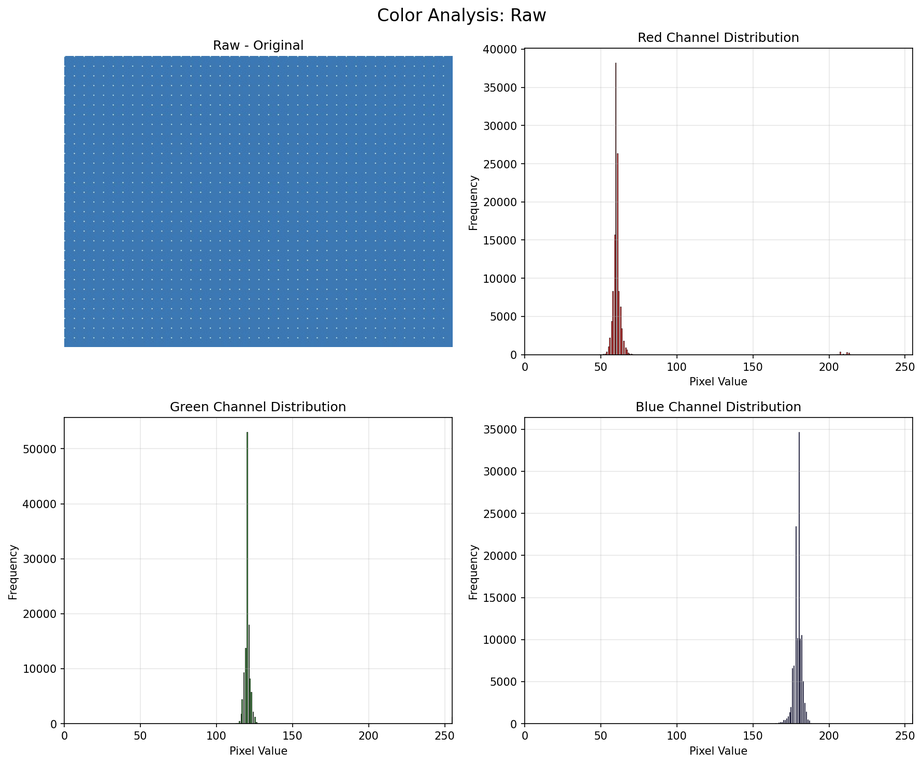
#> input picture results/analysis/color_analysis_raw.png, 923 x 764 px, shrunk from 1782 x 1475 before the run, given in place of 001.jpg, which was not available
$ jupyter execute analyze_images.ipynb
#> lines starting #> are read from the running program, lines starting #| are printed output that depends on the picture; long printed decimals are rounded; pictures that were not available may be replaced by others from this repository, and a replacement may not be noted
[cell 1]
# Create analyze_images.ipynb
import cv2
import numpy as np
from matplotlib import pyplot as plt

[cell 2]
def analyze_color_distribution(image, title):
    """Analyze color channels of an image"""

    # Convert to RGB
    rgb = cv2.cvtColor(image, cv2.COLOR_BGR2RGB)

    # Split channels
    r = rgb[:, :, 0]
    g = rgb[:, :, 1]
    b = rgb[:, :, 2]

    # Plot histograms
    fig, axes = plt.subplots(2, 2, figsize=(12, 10))

    # Original image
    axes[0, 0].imshow(rgb)
    axes[0, 0].set_title(f"{title} - Original")
    axes[0, 0].axis('off')

    # Red channel
    axes[0, 1].hist(r.ravel(), bins=256, color='red', alpha=0.7)
    axes[0, 1].set_title('Red Channel Distribution')
    axes[0, 1].set_xlim([0, 255])

    # Green channel
    axes[1, 0].hist(g.ravel(), bins=256, color='green', alpha=0.7)
    axes[1, 0].set_title('Green Channel Distribution')
    axes[1, 0].set_xlim([0, 255])

    # Blue channel
    axes[1, 1].hist(b.ravel(), bins=256, color='blue', alpha=0.7)
    axes[1, 1].set_title('Blue Channel Distribution')
    axes[1, 1].set_xlim([0, 255])

    plt.tight_layout()
    plt.savefig(f"results/color_analysis_{title}.png")
    plt.show()

    # Calculate statistics
    stats = {
        'mean_red': np.mean(r),
        'mean_green': np.mean(g),
        'mean_blue': np.mean(b),
        'std_red': np.std(r),
        'std_green': np.std(g),
        'std_blue': np.std(b)
    }

    return stats

# Analyze a raw and reference image
raw_img = cv2.imread("data/sample/raw/001.jpg")
#> raw_img is the input picture: shape (764, 923, 3); mean B, G, R 238, 228.6, 219.1
ref_img = cv2.imread("data/sample/reference/001.jpg")
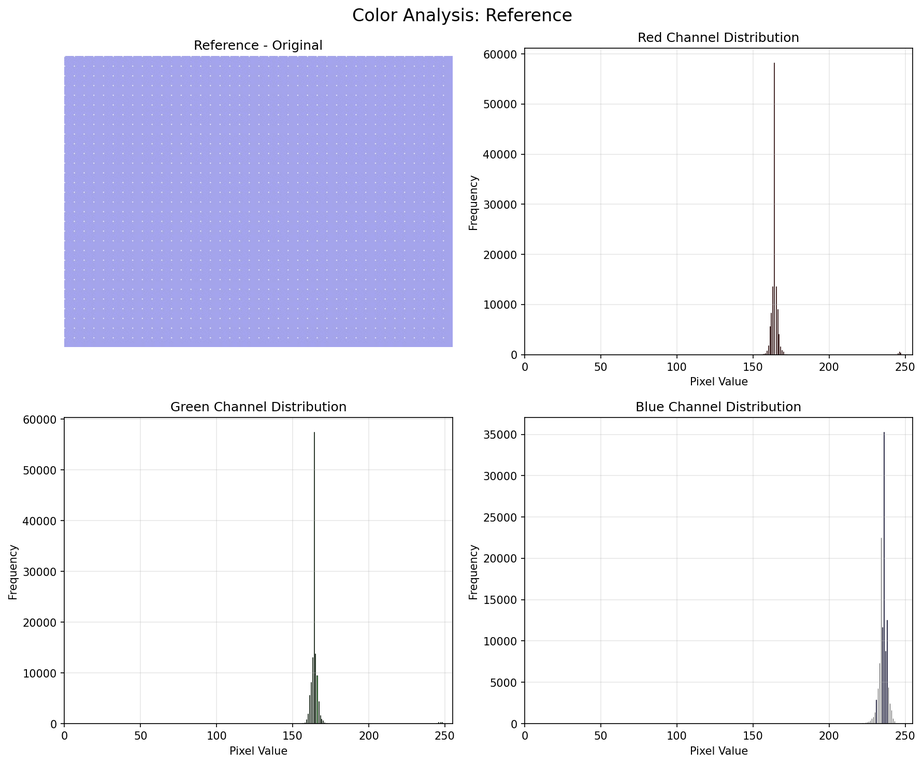
#> input picture results/analysis/color_analysis_reference.png, 923 x 764 px, shrunk from 1782 x 1475 before the run, given in place of 001.jpg, which was not available
#> ref_img is the input picture: shape (764, 923, 3); mean B, G, R 247.1, 235.8, 235.8

raw_stats = analyze_color_distribution(raw_img, "Raw")
#> in analyze_color_distribution, `g = rgb[:, :, 1]`:
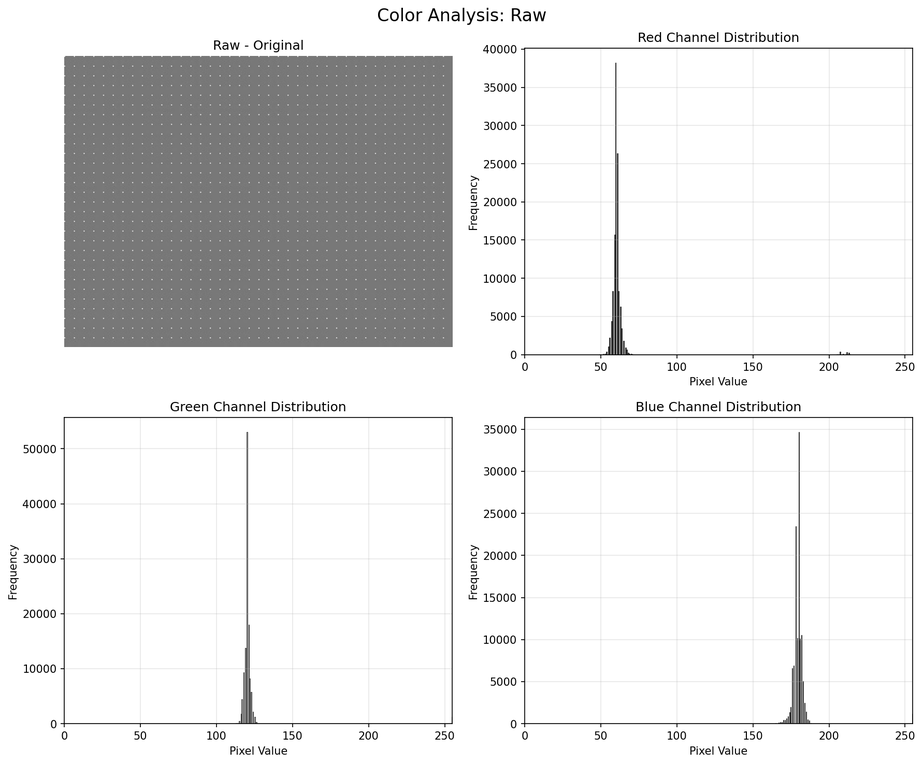
#> g: shape (764, 923); min 0, max 255, mean 228.6
#> in analyze_color_distribution, `plt.savefig(f"results/color_analysis_{title}.png")`:
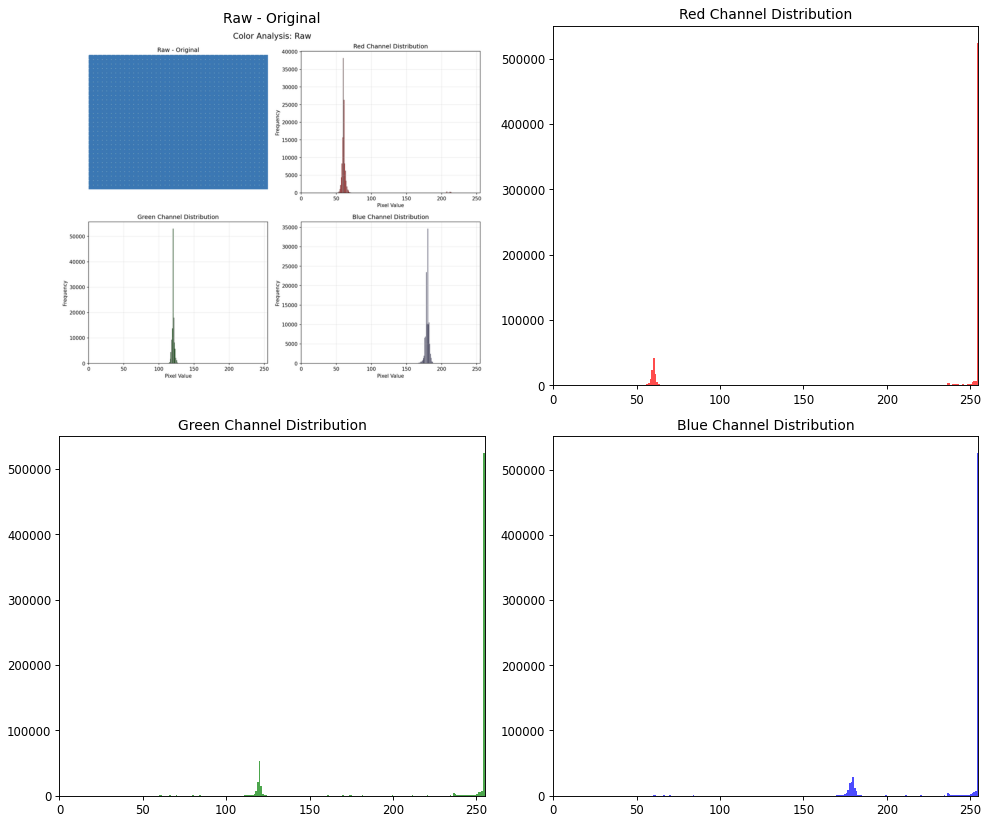
#> figure drawn by matplotlib, 4 panels; panel 2: tallest bar 524022 high, from x = 254 to 255; panel 3: tallest bar 524082 high, from x = 254 to 255; panel 4: tallest bar 524816 high, from x = 254 to 255
#> in analyze_color_distribution, `stats = { 'mean_red': np.mean(r), 'mean_green': np.mean(g), 'mean_blue..`: stats = {'mean_red': 219.1, 'mean_green': 228.6, 'mean_blue': 238, 'std_red': 73.8, 'std_green': 54.06, 'std_blue': 36.89}
#> raw_stats has the same summary as stats in analyze_color_distribution
ref_stats = analyze_color_distribution(ref_img, "Reference")
#> call 2 of analyze_color_distribution, with title = 'Reference'
#> in analyze_color_distribution (call 2), `r = rgb[:, :, 0]`:
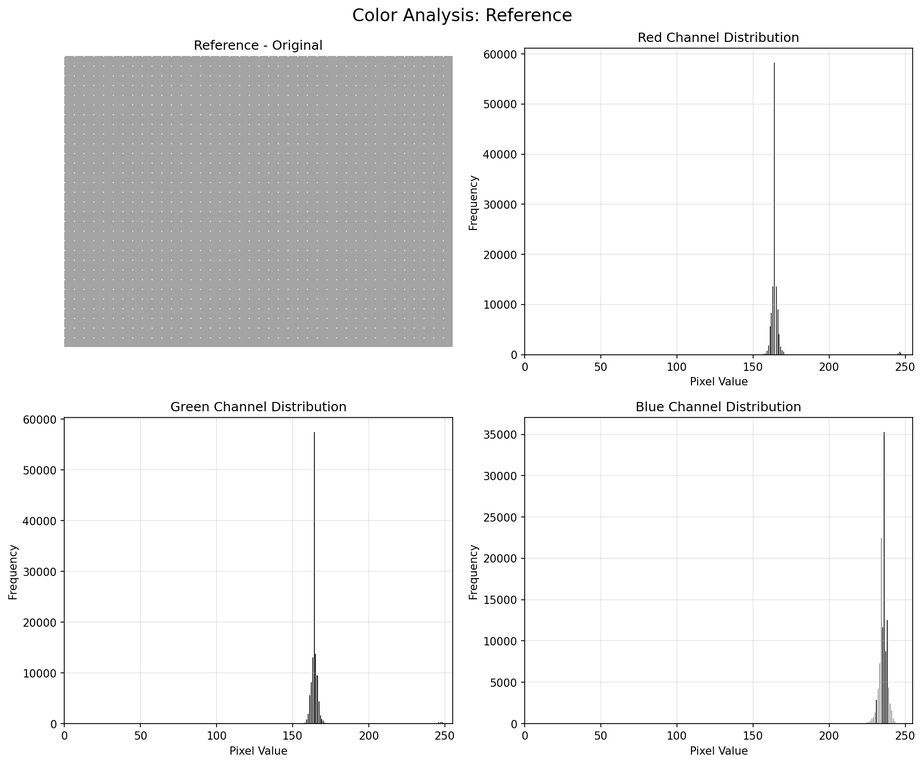
#> r: shape (764, 923); min 0, max 255, mean 235.8
#> in analyze_color_distribution (call 2), `b = rgb[:, :, 2]`:
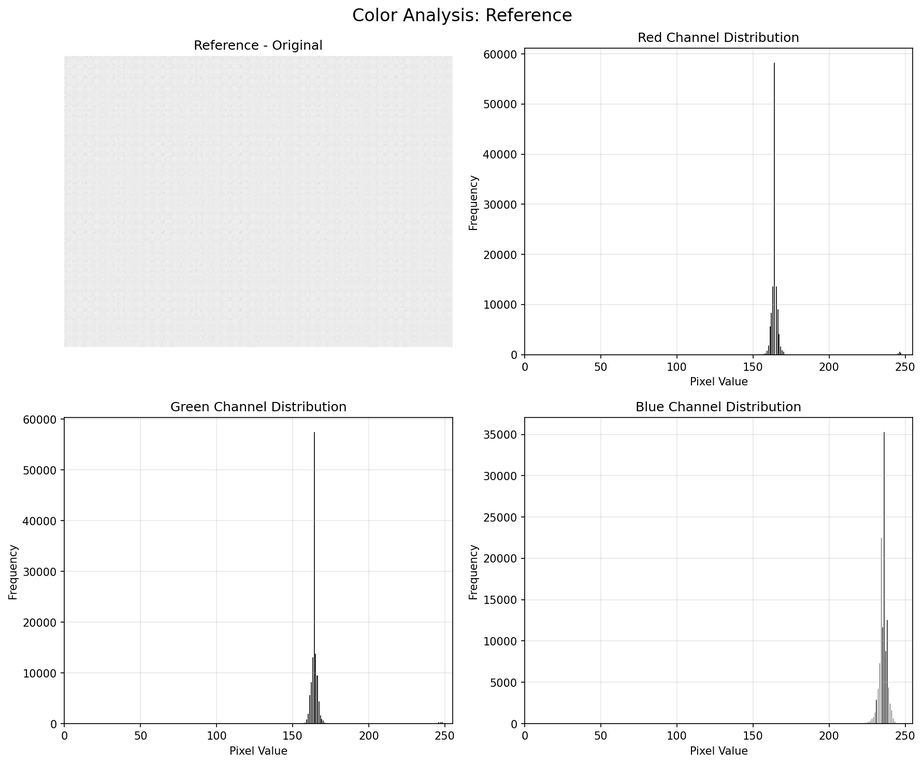
#> b: shape (764, 923); min 0, max 255, mean 247.1
#> in analyze_color_distribution (call 2), `plt.savefig(f"results/color_analysis_{title}.png")`:
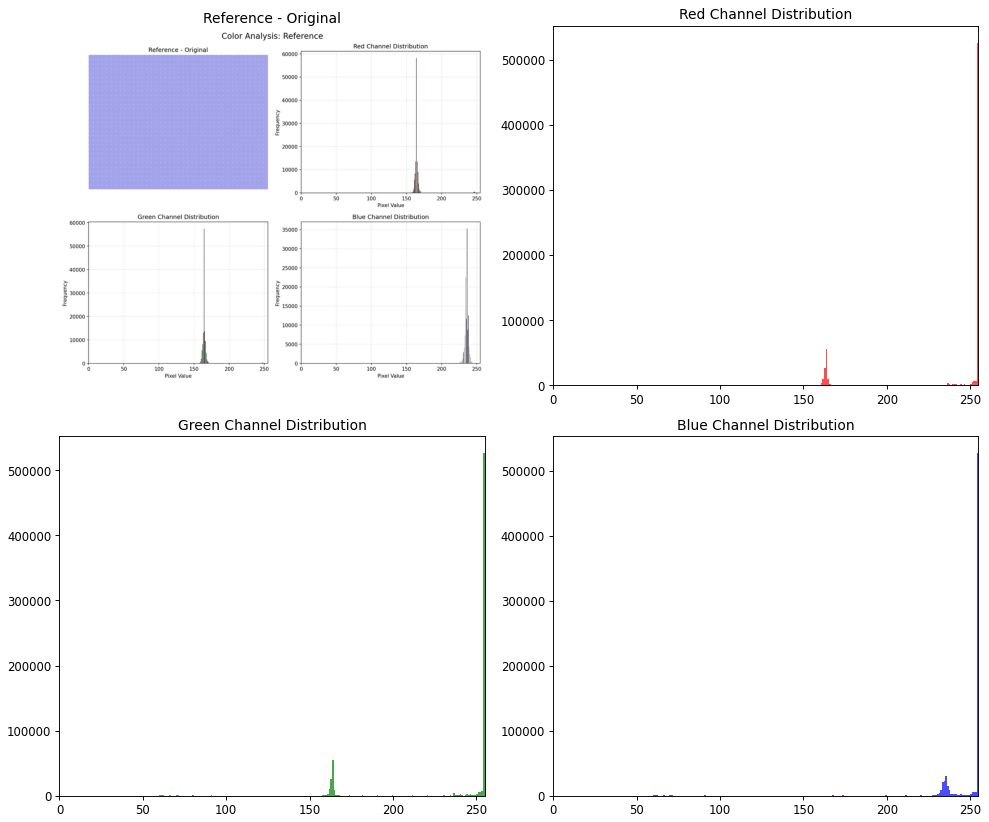
#> figure drawn by matplotlib, 4 panels; panel 2: tallest bar 526062 high, from x = 254 to 255; panel 3: tallest bar 526082 high, from x = 254 to 255; panel 4: tallest bar 526789 high, from x = 254 to 255
#> in analyze_color_distribution (call 2), `stats = { 'mean_red': np.mean(r), 'mean_green': np.mean(g), 'mean_blue..`: stats = {'mean_red': 235.8, 'mean_green': 235.8, 'mean_blue': 247.1, 'std_red': 40.59, 'std_green': 40.6, 'std_blue': 26.47}
#> ref_stats has the same summary as stats in analyze_color_distribution

print("Raw Image Stats:", raw_stats)
#| Raw Image Stats: {'mean_red': 219.125, 'mean_green': 228.632, 'mean_blue': 238.029, 'std_red': 73.805, 'std_green': 54.055, 'std_blue': 36.889}
print("Reference Image Stats:", ref_stats)
#| Reference Image Stats: {'mean_red': 235.788, 'mean_green': 235.787, 'mean_blue': 247.142, 'std_red': 40.586, 'std_green': 40.601, 'std_blue': 26.471}

[cell 3]
# Run this cell first to debug
import os
import glob

print("Current working directory:", os.getcwd())

# Check if directories exist
print("\nChecking data/sample/raw:")
if os.path.exists("data/sample/raw"):
    print("✅ Directory exists")
    # List all files
    files = os.listdir("data/sample/raw")
    print(f"Files found: {files}")

    # Check for images specifically
    images = glob.glob("data/sample/raw/*.jpg") + glob.glob("data/sample/raw/*.png") + glob.glob("data/sample/raw/*.jpeg")
    print(f"Image files found: {images}")
else:
    print("❌ Directory does not exist")
    print("Creating directory...")
    os.makedirs("data/sample/raw", exist_ok=True)
    os.makedirs("data/sample/reference", exist_ok=True)

print("\nChecking data/sample/reference:")
if os.path.exists("data/sample/reference"):
    print("✅ Directory exists")
    files = os.listdir("data/sample/reference")
    print(f"Files found: {files}")

    images = glob.glob("data/sample/reference/*.jpg") + glob.glob("data/sample/reference/*.png") + glob.glob("data/sample/reference/*.jpeg")
    print(f"Image files found: {images}")
else:
    print("❌ Directory does not exist")

[cell 4]
import cv2
import numpy as np
from matplotlib import pyplot as plt
import os

# [69 lines left out: function analyze_color_distribution, not called in this run]

# Load the test images (using your actual filenames)
print("="*50)
print("LOADING TEST IMAGES")
print("="*50)

raw_img = cv2.imread("data/sample/raw/test_underwater.jpg")
ref_img = cv2.imread("data/sample/reference/test_enhanced.jpg")

# Check if images loaded successfully
if raw_img is None:
    print("❌ Failed to load raw image: data/sample/raw/test_underwater.jpg")
else:
    print(f"✅ Raw image loaded: {raw_img.shape}")
#| ✅ Raw image loaded: (764, 923, 3)
